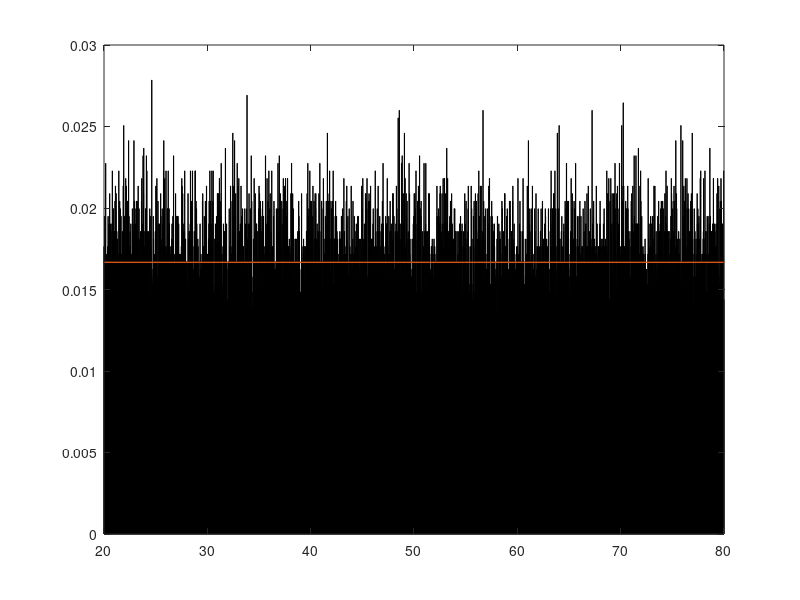

Recreate this plot in MATLAB.
pkg load statistics

clc;
clear all;

n = 10 ^ 5;
a = 20;
b = 80;
alpha = 0.95;
real_hi2 = 100734.7;

X = sort(unifrnd(a, b, 1, n));

# PART 1

l = min(X);
r = max(X);
buckets = ceil((r - l) * n ^ (1 / 3));
delta = (r - l) / buckets;
x_coords = zeros(buckets, 1);
cnt_in_bucket = zeros(buckets, 1);
y_coords = zeros(buckets, 1);
walls = zeros(buckets, 1);

for i = 1 : buckets
  cur_l = (i - 1) * delta + l;
  cur_r = cur_l + delta;
  walls(i) = cur_r;
  x_coords(i) = (cur_r + cur_l) / 2;
  cnt_in_bucket(i) = sum(X <= cur_r) - sum(X < cur_l);
  y_coords(i) = cnt_in_bucket(i) / (n * delta);
endfor

real_y = 1 / (b - a);
bar(x_coords, y_coords);
hold on;
plot([a b], [real_y real_y], "linewidth", 1);

printf("Размер выборки = %d\n", n);
printf("Границы = [%d; %d]\n", l, r);
printf("Выбранная длина интервалов = %d\n", delta);
printf("Количество интервалов = %d\n", buckets);

printf("\n");

# PART 2

E = sum(x_coords .* cnt_in_bucket) / n;
D = sum((x_coords - E) .^ 2 .* cnt_in_bucket) / n;
SQ_D = sqrt(D);

printf("Предполагаемое матожидание = %d\n", E);
printf("Предполагаемая дисперсия = %d\n", D);

# suffix P means "Предполагаемое"
aP = E - sqrt(3) * SQ_D;
bP = E + sqrt(3) * SQ_D;
fP = 1 / (bP - aP);

printf("Предполагаемые границы = [%d; %d]\n", aP, bP);
printf("Предполагаемое значение функции = %d\n", fP);

nP = zeros(buckets, 1);
nP(1) = n * fP * (walls(1) - aP);
for i = 1 : buckets - 2
  nP(i + 1) = n * fP * (walls(i + 1) - walls(i));
endfor
nP(buckets) = n * fP * (bP - walls(buckets - 1));

hi2 = sum(((cnt_in_bucket - nP) .^ 2) ./ nP);

printf("Полученное значение Хи квадрат = %d\n", hi2);
printf("Теоретическое значение Хи квадрат = %d\n", real_hi2);
printf("Заданное распределение есть равномерное = %d\n", hi2 < real_hi2);
